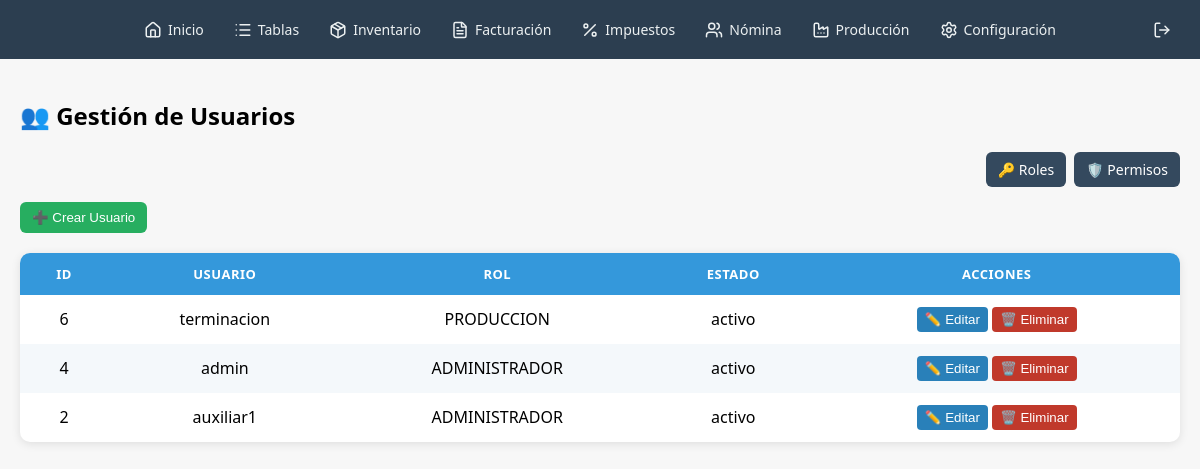
Screenshot of /configuracion/usuarios/usuarios.php (signed in) with the database file from the repository.
### tables this page shows
CREATE TABLE usuarios (`usuario` TEXT, `clave` TEXT, `rol` TEXT, `estado` TEXT, `id` INTEGER PRIMARY KEY AUTOINCREMENT);

### configuracion/usuarios/usuarios.php (the view, shortened to what this page needs)
<?php
$nivel = '../../';
require_once("{$nivel}componentes/plantilla.php");
require_once("{$nivel}conexion/conexion.php");
$usuarios = $conexion->query("SELECT * FROM usuarios ORDER BY id DESC")->fetchAll(PDO::FETCH_ASSOC);
?>
<h2 style="font-family:Segoe UI;">👥 Gestión de Usuarios</h2>
<div class="header-actions">
    <a href="<?= $nivel ?>configuracion/roles/roles.php">🔑 Roles</a>
    <a href="<?= $nivel ?>configuracion/permisos/permisos.php">🛡️ Permisos</a>
</div>
<button class="btn-crear" onclick="document.getElementById('modal-crear').style.display='flex'">➕ Crear Usuario</button>
<table class="tabla-moderna">
    <thead>
        <tr>
            <th>ID</th>
            <th>Usuario</th>
            <th>Rol</th>
            <th>Estado</th>
            <th>Acciones</th>
        </tr>
    </thead>
    <tbody>
        <?php foreach ($usuarios as $u): ?>
        <tr>
            <td><?= $u['id'] ?></td>
            <td><?= htmlspecialchars($u['usuario']) ?></td>
            <td><?= htmlspecialchars($u['rol']) ?></td>
            <td><?= htmlspecialchars($u['estado']) ?></td>
            <td>
                <button class="btn-editar" onclick="editarUsuario(<?= $u['id'] ?>, '<?= htmlspecialchars($u['usuario']) ?>', '<?= htmlspecialchars($u['rol']) ?>', '<?= htmlspecialchars($u['estado']) ?>')">✏️ Editar</button>
                <button class="btn-eliminar" onclick="eliminarUsuario(<?= $u['id'] ?>)">🗑️ Eliminar</button>
            </td>
        </tr>
        <?php endforeach; ?>
    </tbody>
</table>

### componentes/plantilla.php (style rules this page uses)
* { box-sizing: border-box; }
body { font-family: 'Segoe UI', sans-serif; margin: 0; padding: 0; background-color: #f7f7f7; }

### configuracion/usuarios/usuarios.php (style rules this page uses)
body { font-family: 'Segoe UI', sans-serif; }
.header-actions { display: flex; justify-content: flex-end; margin-bottom: 15px; }
.header-actions a { background: #34495e; color: white; padding: 8px 12px; border-radius: 6px; text-decoration: none; margin-left: 8px; font-size: 14px; transition: background 0.2s; }
button { cursor: pointer; }
.tabla-moderna { width: 100%; border-collapse: collapse; background-color: #fff; border-radius: 10px; overflow: hidden; box-shadow: 0 2px 10px rgba(0, 0, 0, 0.1); margin-top: 20px; }
.tabla-moderna thead { background-color: #3498db; color: white; }
.tabla-moderna th, .tabla-moderna td { padding: 12px 15px; text-align: center; }
.tabla-moderna tbody tr:nth-child(even) { background-color: #f4f8fb; }
.tabla-moderna th { text-transform: uppercase; font-size: 13px; letter-spacing: 0.5px; }
button.btn-crear { background: #27ae60; color: white; padding: 8px 12px; border-radius: 6px; border: none; transition: background 0.2s; }
button.btn-editar { background: #2980b9; color: white; border: none; border-radius: 4px; padding: 5px 8px; transition: background 0.2s; }
button.btn-eliminar { background: #c0392b; color: white; border: none; border-radius: 4px; padding: 5px 8px; transition: background 0.2s; }

### rows the page displays
usuarios: id "6", usuario "terminacion", rol "PRODUCCION", estado "activo"
usuarios: id "4", usuario "admin", rol "ADMINISTRADOR", estado "activo"
usuarios: id "2", usuario "auxiliar1", rol "ADMINISTRADOR", estado "activo"
